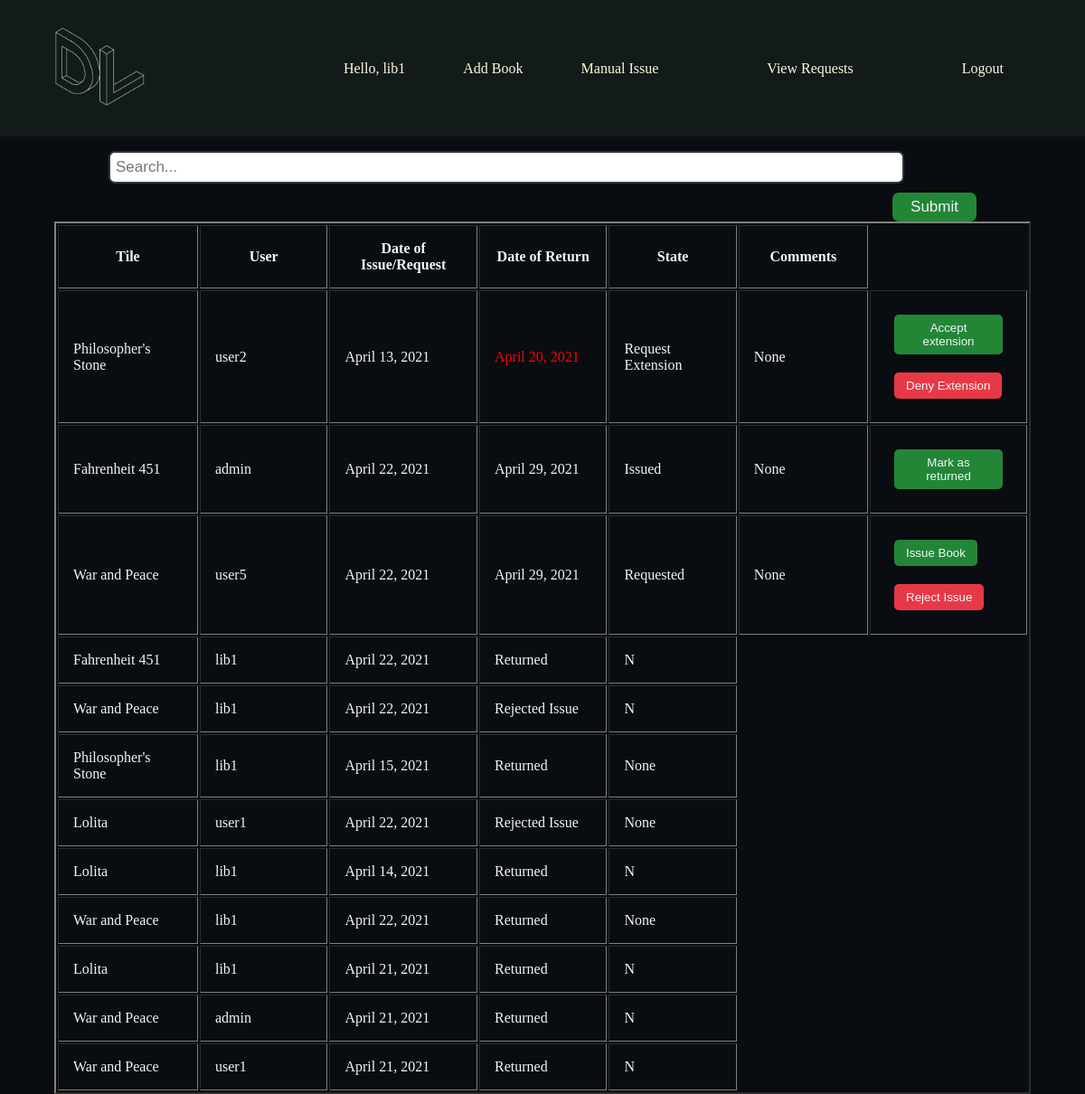
The page /req/ (signed in) on the database as committed earlier.
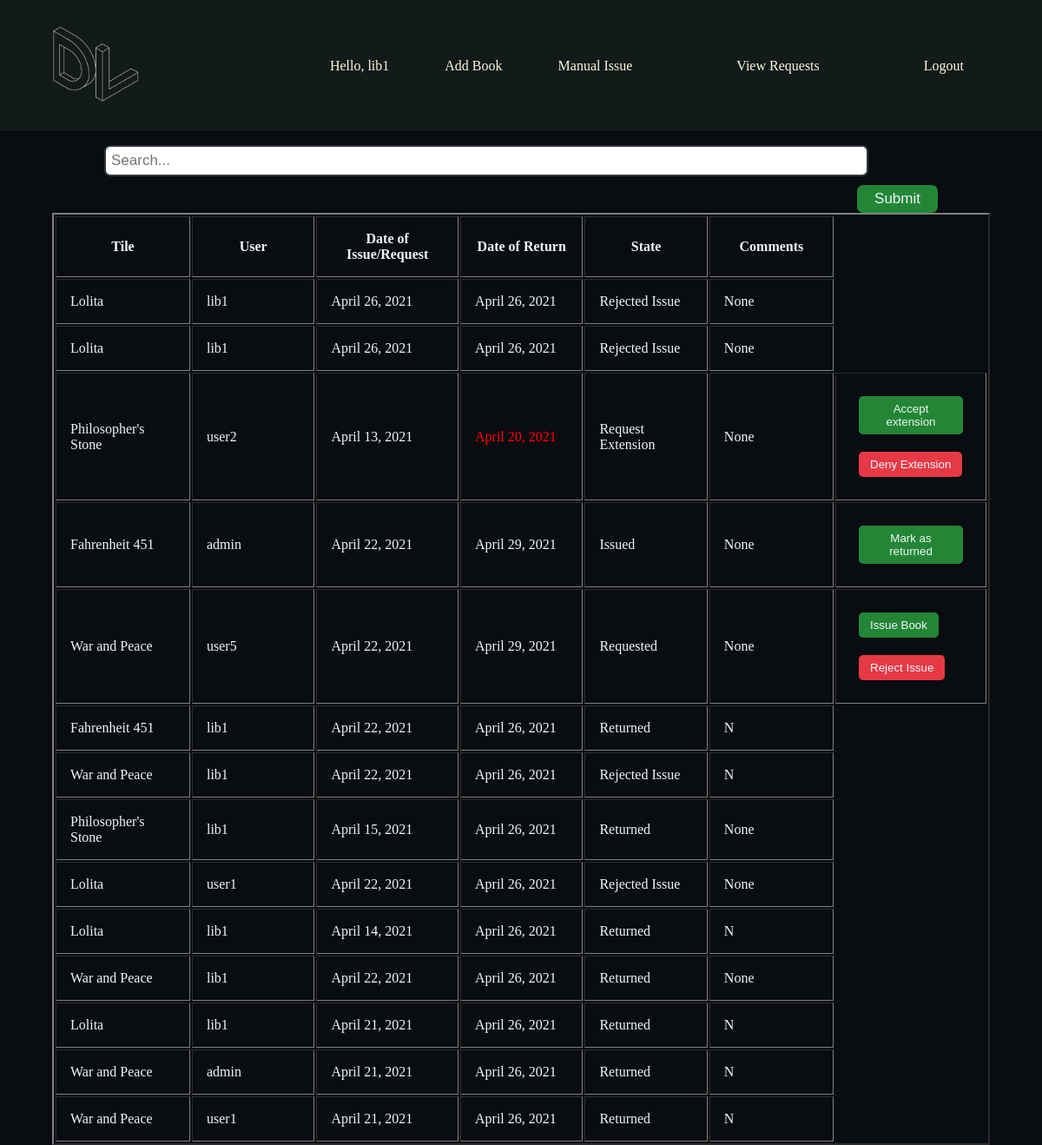
The same page on the database as committed later.
### book/models.py (models this page shows)
class Issue(models.Model):
    Book_state = [
        ('Requested', 'Requested'),
        ('Issued', 'Issued'),
        ('Returned', 'Returned'),
        ('Request Extension', 'Request Extension'),
        ('Extended Issue', 'Extended Issue'),
        ('Issued/Ext Denied', 'Issued/Ext Denied'),
        ('Rejected Issue', 'Rejected Issue'),
        ('NA', 'NA')
    ]
    Title = models.CharField(max_length = 120,null = False)
    BookID = models.IntegerField(null = False)
    User = models.CharField(max_length=50)
    DoI=models.DateField(auto_now_add=False)
    DoD=models.DateField(auto_now_add=False)
    State = models.CharField(
        max_length=50,
        choices = Book_state,
        default = 'Requested',
    )
    Comments = models.TextField(null=True)

### book/views.py (the view)
# urls.py: path('req/', req_view, name='reqview'),
def req_view(request,*args,**kwargs):
    issues = Issue.objects.all()
    issue_list=[]
    for issue in issues:
        issue_list.append(issue)
    issue_list.reverse()
    if request.user.groups.filter(name="Librarian"):
        return render(request,"Home/req.html",{"issues":issue_list,"day":datetime.date.today()})

### Templates/Home/req.html (shortened to what this page needs)
{% load static %}
<!DOCTYPE html>
<head>
    <link rel="stylesheet" href="{% static 'Home/reqstyle.css' %}">
</head>
<body>
    <header>
        <a href="/"><img src="{% static 'DevLibrary.png' %}" alt="" width = "100"></a>
        <nav>
            <ul class = "nvlinks">
                {% if user.is_authenticated %}
                <li><a href="/user/">Hello, {{user.username}}</a></li>
                <li><a href="/create/">Add Book</a></li>
                <li><a href="/create/">Manual Issue</a><li>
                <li><a href="/req/">View Requests</a><li>
                <li><a href="/logout/">Logout</a></li>
                {% endif %}
            </ul>
        </nav>
    </header>
    <div class = "searchbar">
        <form action = "/search/" method = "GET">
         <input type="text" placeholder="Search..." name="srch" id="srch">
         <button type="submit">Submit</button>
        </form>
    </div>
    <div>
    <table class="table" border = "2px solid black" style="margin-left:auto;margin-right:auto;width:90%">
        <thead>
            <tr>
                <th style = "padding: 16px; width:10%;">Tile</th>
                <th style = "padding: 16px; width:10%;">User</th>
                <th style = "padding: 16px; width:10%;">Date of Issue/Request</th>
                <th style = "padding: 16px; width:10%;">Date of Return</th>
                <th style = "padding: 16px; width:10%;">State</th>
                <th style = "padding: 16px; width:10%;">Comments</th>
            </tr>
        </thead>
        <tbody>
        {% for issue in issues %}
            <tr>
                <td style = "padding: 16px; width:10%;" scope="row">{{issue.Title}}</td>
                <td style = "padding: 16px; width:10%;">{{issue.User}}</td>
                <td style = "padding: 16px; width:10%;">{{issue.DoI}}</td>
                {% if issue.DoD < day %}
                {% if issue.State == "Issued" or issue.State == "Extended Issue" or issue.State == "Request Extension" or issue.State == "Issued/Ext Denied"  %}
                <td style = "padding: 16px; width:10%;color:red;">{{issue.DoD}}</td>
                {% endif %}
                {% else %}
                <td style = "padding: 16px; width:10%;">{{issue.DoD}}</td>
                {% endif %}
                <td style = "padding: 16px; width:10%;">{{issue.State}}</td>
                <td style = "padding: 16px; width:10 %;">{{issue.Comments}}</td>
                {% if issue.State == "Issued" or issue.State == "Extended Issue" or issue.State == "Issued/Ext Denied"  %}
                <td style = "padding: 16px; width:10%;">
                <form action = "/return/{{issue.id}}" method = "POST">
                    <button type="Submit" class= "bttts" style="margin: 10px; padding:7px 13px;color:#f0f6fc;background-color:#238636;border:none;border-radius:5px;"> Mark as returned </button>
                </form>
                </td>
                {% elif issue.State == "Requested" %}
                <td style = "padding: 16px; width:10%;">
                <form action = "/issuereq/{{issue.id}}" method = "POST">
                    <button type="Submit" style="margin: 10px; padding:7px 13px;color:#f0f6fc;background-color:#238636;border:none;border-radius:5px;"> Issue Book </button>
                </form>
                <form action = "/reject/{{issue.id}}" method = "POST">
                    <button type="Submit" style="margin: 10px; padding:7px 13px;color:#f0f6fc;background-color:#e63946;border:none;border-radius:5px;"> Reject Issue </button>
                </form>
                </td>
                {% elif issue.State == "Request Extension" %}
                <td style = "padding: 16px; width:10%;">
                <form action = "/reqexty/{{issue.id}}" method = "POST">
                    <button type="Submit" style="margin: 10px; padding:7px 13px;color:#f0f6fc;background-color:#238636;border:none;border-radius:5px;"> Accept extension</button>
                </form>
                <form action = "/reqextn/{{issue.id}}" method = "POST">
                    <button type="Submit" style="margin: 10px; padding:7px 13px;color:#f0f6fc;background-color:#e63946;border:none;border-radius:5px;"> Deny Extension </button>
                </form>
                </td>
                {% endif %}
            </tr>
        {% endfor %}
        </tbody>
    </table>
    </div>
</body>

### static/Home/reqstyle.css (style rules this page uses)
body { background-color: #090c10; color: #f0f6fc; }
* { margin: 0; padding: 0; }
header a,li { font: "Montserrat", sans-serif; font-size: 16px; color: cornsilk; text-decoration: none; }
header { background-color: #121a1a; display: flex; justify-content: space-between; align-items: center; padding: 30px 5%; }
.nvlinks { list-style: none; }
.nvlinks li { display: inline-block; padding: 0 30px; }
.searchbar { width: 80%; margin-left: auto; margin-right: auto; margin-top: 16px; }
.searchbar form { width: 100%; }
.searchbar input[type=text] { padding: 6px; width: 90%; margin-top: 0; margin-right: 0px; margin-left: auto; margin-bottom: 10px; font-size: 17px; border: 2px solid #30363d; border-radius: 7px; }
.searchbar button { float: right; padding: 6px 20px; margin-top: 0px; margin-left: 0px; margin-right: auto; background: #238636; color: #f0f6fc; font-size: 17px; border-radius: 7px; border: none; cursor: pointer; }

Rows that differ between the two databases and show on the page:
added Issue: Title "Lolita", User "lib1", DoI "April 26, 2021", DoD "April 26, 2021", State "Rejected Issue", Comments "None"
added Issue: Title "Lolita", User "lib1", DoI "April 26, 2021", DoD "April 26, 2021", State "Rejected Issue", Comments "None"
changed Issue (number 6 of 14 on the later page): DoD (not shown) → "April 26, 2021"
changed Issue (number 7 of 14 on the later page): DoD (not shown) → "April 26, 2021"
changed Issue "April 15, 2021": DoD (not shown) → "April 26, 2021"
changed Issue (number 9 of 14 on the later page): DoD (not shown) → "April 26, 2021"
changed Issue "April 14, 2021": DoD (not shown) → "April 26, 2021"
changed Issue (number 11 of 14 on the later page): DoD (not shown) → "April 26, 2021"
changed Issue (number 12 of 14 on the later page): DoD (not shown) → "April 26, 2021"
changed Issue (number 13 of 14 on the later page): DoD (not shown) → "April 26, 2021"
changed Issue (number 14 of 14 on the later page): DoD (not shown) → "April 26, 2021"
